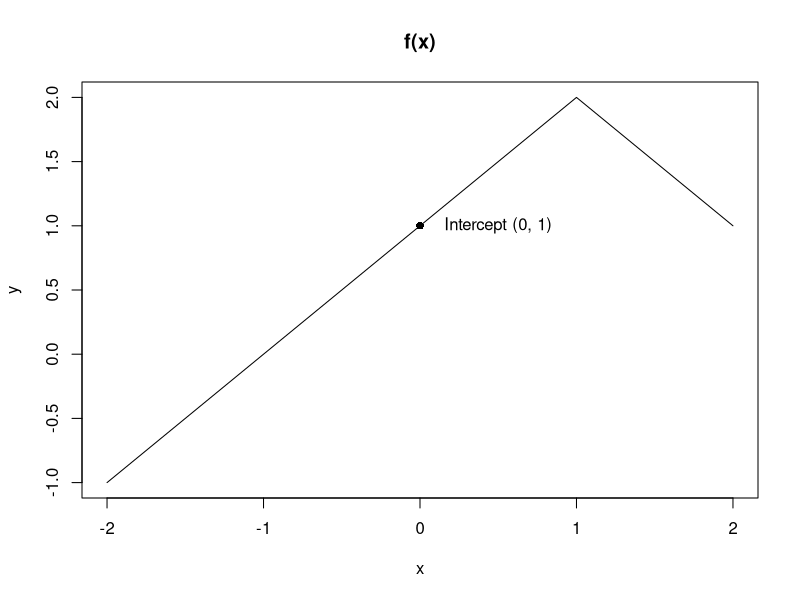

Source code (R):
## ---- chunk 1
x <- -2:2
y <- 1 + x + (-2*(x-1)^2 * I(x >= 1))
plot(x, y, type = 'l', main = "f(x)")
points(0,1, pch = 16)
text(0.5,1,labels = 'Intercept (0, 1)')
